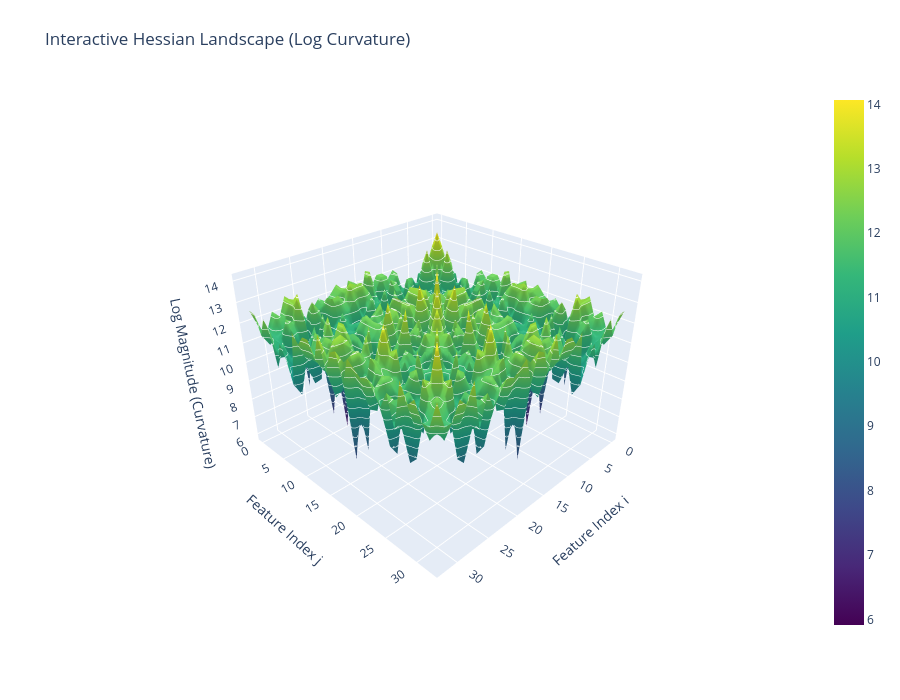

The code cell stored with this chart in its notebook:
### Code cell
import plotly.graph_objects as go

print("\n>>> Generating Interactive 3D Hessian...")

# 1. Prepare Data
# We use the Log Magnitude again so the peaks are visible
z_data = np.log1p(np.abs(H_full)) 

# Create the layout for the axes
x_vals = np.arange(z_data.shape[0]) # Feature Index i
y_vals = np.arange(z_data.shape[1]) # Feature Index j

# 2. Create the Interactive Surface Plot
fig = go.Figure(data=[go.Surface(
    z=z_data,
    x=x_vals,
    y=y_vals,
    colorscale='Viridis',
    contours = {
        "z": {"show": True, "start": 0, "end": np.max(z_data), "size": 0.5, "color":"white"} # Optional contour lines
    }
)])

# 3. Add Labels and Titles
fig.update_layout(
    title='Interactive Hessian Landscape (Log Curvature)',
    autosize=False,
    width=900, height=700,
    scene=dict(
        xaxis_title='Feature Index i',
        yaxis_title='Feature Index j',
        zaxis_title='Log Magnitude (Curvature)',
        aspectratio=dict(x=1, y=1, z=0.7), # Squish Z slightly for better view
        camera=dict(eye=dict(x=1.5, y=1.5, z=1.2)) # Initial camera angle
    ),
    margin=dict(l=65, r=50, b=65, t=90)
)

# 4. Show
fig.show()

### Figure 1 — Plotly figure (JSON) as saved in the notebook; plotly's stock layout.template omitted (floating-point values rounded to 4 significant figures; data arrays with more than 128 entries replaced by an {"elided": "..."} marker saying what was removed)
{"data": [{"colorscale": [[0, "#440154"], [0.1111, "#482878"], [0.2222, "#3e4989"], [0.3333, "#31688e"], [0.4444, "#26828e"], [0.5556, "#1f9e89"], [0.6667, "#35b779"], [0.7778, "#6ece58"], [0.8889, "#b5de2b"], [1, "#fde725"]], "contours": {"z": {"color": "white", "end": 14.07, "show": true, "size": 0.5, "start": 0}}, "type": "surface", "x": [0, 1, 2, 3, 4, 5, 6, 7, 8, 9, 10, 11, 12, 13, 14, 15, 16, 17, 18, 19, 20, 21, 22, 23, 24, 25, 26, 27, 28, 29, 30, 31, 32], "y": [0, 1, 2, 3, 4, 5, 6, 7, 8, 9, 10, 11, 12, 13, 14, 15, 16, 17, 18, 19, 20, 21, 22, 23, 24, 25, 26, 27, 28, 29, 30, 31, 32], "z": {"elided": "33x33 float values"}}], "layout": {"autosize": false, "height": 700, "margin": {"b": 65, "l": 65, "r": 50, "t": 90}, "scene": {"aspectratio": {"x": 1, "y": 1, "z": 0.7}, "camera": {"eye": {"x": 1.5, "y": 1.5, "z": 1.2}}, "xaxis": {"title": {"text": "Feature Index i"}}, "yaxis": {"title": {"text": "Feature Index j"}}, "zaxis": {"title": {"text": "Log Magnitude (Curvature)"}}}, "title": {"text": "Interactive Hessian Landscape (Log Curvature)"}, "width": 900}}
